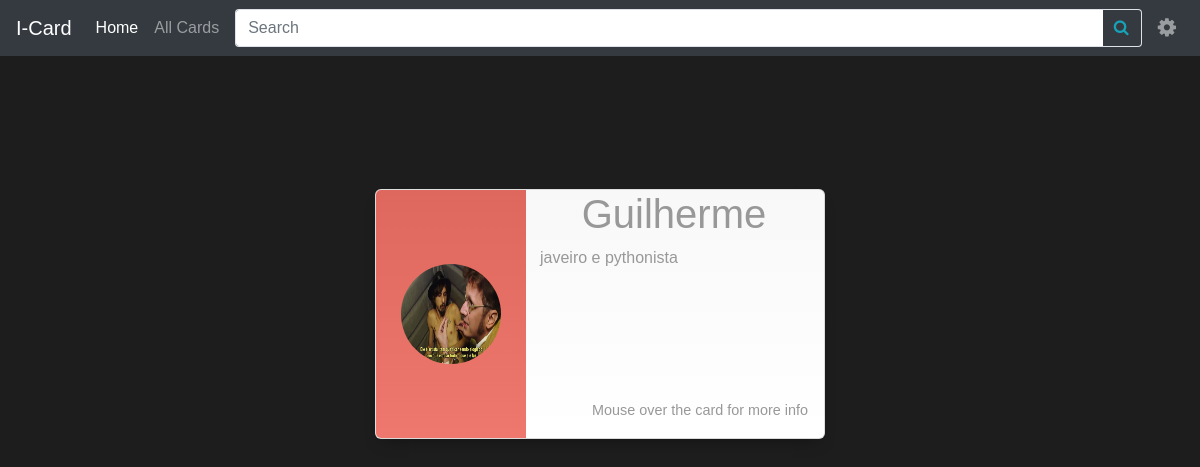
Screenshot of /cards/card/1/ with the database file from the repository.
### cards/models.py (models this page shows, shortened)
class Card(models.Model):
    name = models.CharField(max_length=255)
    description = models.CharField(max_length=255)
    profile_image = models.ImageField(max_length=255, upload_to='image')
    created_on = models.DateTimeField(auto_now_add=True)
    birthday = models.DateField(max_length=30)
    contact_email = models.EmailField(max_length=255)
    contact_phone = models.CharField(max_length=30)
    user = models.ForeignKey(User, on_delete=models.CASCADE, null=True, related_name='creator')
    favorited_users = models.ManyToManyField(User)
    class Meta:
        ordering = ['created_on']

### cards/views.py (the view)
# urls.py: url(r'^card/(?P<card_id>\d+)/$', card, name='card'),
def card(request, card_id):
    cards = Card.objects.filter(id=card_id)
    if request.method == 'POST':  # Delete card
        card = cards[0]
        card.delete()
        return redirect('/cards')
    return render(request, 'single_card.html', {'card': cards[0]})

### cards/templates/single_card.html (shortened to what this page needs)
{% extends 'home-base.html' %}
{% block content %}
<div class="container page-top">
    <div class="row">
        <div class="col-lg-12 col-md-12 col-xs-12 thumb d-flex justify-content-center unique-card">
            <div class="card">
                <div class="additional">
                    <div class="user-card">
                        <img src="../../../media/{{card.profile_image}}" height="100" width="100" class="center profile-image">
                    </div>
                </div>
                <div class="general">
                    <h1>{{ card.name }}</h1>
                    <p>{{ card.description }}</p>
                    <span class="more">Mouse over the card for more info</span>
                </div>
            </div>
        </div>
    </div>
</div>
{% endblock %}

### static/css/styles.css (style rules this page uses)
* { box-sizing: border-box; }
html, body { margin: 0; padding: 0; }
body { background-color:#1d1d1d !important; font-family: "Asap", sans-serif; color:#989898; font-size:16px; }
.thumb { margin-bottom: 30px; }
.page-top { margin-top:85px; }
html, body { font-family: Abel, Arial, Verdana, sans-serif; }
.center { position: absolute; top: 50%; left: 50%; -webkit-transform: translate(-50%, -50%); }
.card { width: 450px; height: 250px; background-color: #fff; background: linear-gradient(#f8f8f8, #fff); box-shadow: 0 8px 16px -8px rgba(0,0,0,0.4); border-radius: 6px; overflow: hidden; position: relative; margin: 1.5rem; }
.card h1 { text-align: center; }
.card .additional { position: absolute; width: 150px; height: 100%; background: linear-gradient(#dE685E, #EE786E); transition: width 0.4s; overflow: hidden; z-index: 2; }
.card .additional .user-card { width: 150px; height: 100%; position: relative; float: left; }
.card .additional .user-card::after { content: ""; display: block; position: absolute; top: 10%; right: -2px; height: 80%; border-left: 2px solid rgba(0,0,0,0.025); }
.card .additional .user-card img { top: 50%; }
.card .general { width: 300px; height: 100%; position: absolute; top: 0; right: 0; z-index: 1; box-sizing: border-box; padding: 1rem; padding-top: 0; }
.card .general .more { position: absolute; bottom: 1rem; right: 1rem; font-size: 0.9em; }
.unique-card { margin-top: 10vh; }
.profile-image { border-radius: 50%; }

### rows the page displays
Card: profile_image (picture), name "Guilherme", description "javeiro e pythonista"
